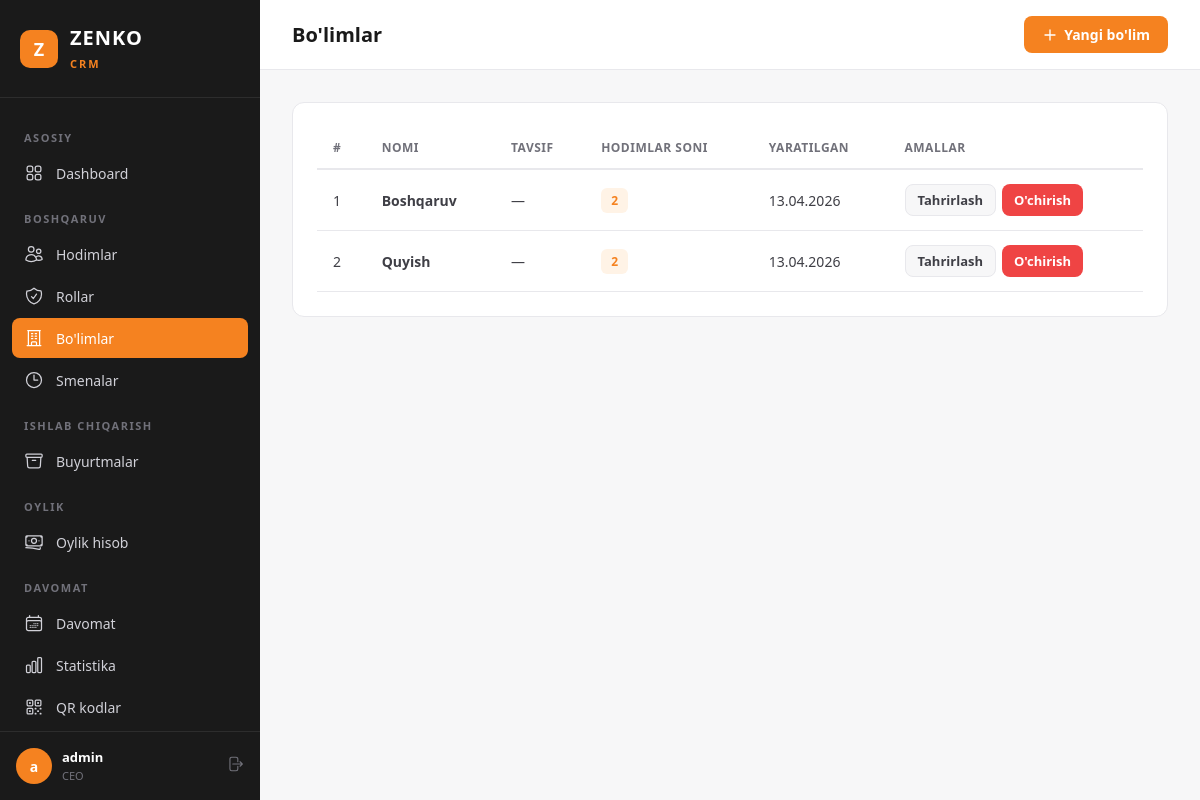
Page /ceo/departments/ (signed in) on the committed database.
### apps/users/models.py (models this page shows, shortened)
class User(AbstractUser):
    first_name = None
    last_name = None
    email = None
    name = models.CharField('Ism', max_length=150)
    phone = models.CharField('Telefon raqam', max_length=20, blank=True)
    role = models.ForeignKey(
        Role,
        verbose_name='Rol',
        on_delete=models.SET_NULL,
        related_name='users',
        null=True,
        blank=True,
    )
    department = models.ForeignKey(
        Department,
        verbose_name='Bo\'lim',
        on_delete=models.SET_NULL,
        related_name='users',
        null=True,
        blank=True,
    )
    shift = models.ForeignKey(
        Shift,
        verbose_name='Smena',
        on_delete=models.SET_NULL,
        related_name='users',
        null=True,
        blank=True,
    )
    branch = models.ForeignKey(
        Branch,
        verbose_name='Filial',
        on_delete=models.PROTECT,
        related_name='users',
        null=True,
        blank=True,
    )
    REQUIRED_FIELDS = ['name']
    class Meta:
        verbose_name = 'Hodim'
        verbose_name_plural = 'Hodimlar'
        ordering = ['-date_joined']

class Department(models.Model):
    name = models.CharField('Nomi', max_length=150)
    description = models.TextField('Tavsif', blank=True)
    branch = models.ForeignKey(
        Branch,
        verbose_name='Filial',
        on_delete=models.PROTECT,
        related_name='departments',
        null=True,
        blank=True,
    )
    created_at = models.DateTimeField(auto_now_add=True)
    class Meta:
        verbose_name = 'Bo\'lim'
        verbose_name_plural = 'Bo\'limlar'
        ordering = ['name']
        unique_together = ['name', 'branch']

### apps/ceo/views.py (the view)
# urls.py: path('departments/', views.DepartmentListView.as_view(), name='department_list'),
class DepartmentListView(CEORequiredMixin, ListView):
    model = Department
    template_name = 'ceo/department_list.html'
    context_object_name = 'departments'
    def get_queryset(self):
        branch = self.get_branch()
        qs = Department.objects.all()
        if branch:
            qs = qs.filter(branch=branch)
        return qs
    def get_context_data(self, **kwargs):
        ctx = super().get_context_data(**kwargs)
        ctx['active_nav'] = 'departments'
        ctx['branch'] = self.get_branch()
        return ctx

### apps/ceo/views.py (called while the page is built)
    def dispatch(self, request, *args, **kwargs):
        if not request.user.is_authenticated:
            return self.handle_no_permission()
        if not (request.user.role and request.user.role.name == 'CEO'):
            if not request.user.is_superuser:
                messages.error(request, 'Sizda bu sahifaga kirish huquqi yo\'q.')
                return redirect('login')
        return super().dispatch(request, *args, **kwargs)

    def get_branch(self):
        return getattr(self.request.user, 'branch', None)

### apps/ceo/templates/ceo/department_list.html (shortened to what this page needs)
{% extends "ceo/base.html" %}
{% block page_title %}Bo'limlar{% endblock %}
{% block topbar_actions %}
<a href="{% url 'ceo:department_create' %}" class="btn btn-primary">
    <svg xmlns="http://www.w3.org/2000/svg" fill="none" viewBox="0 0 24 24" stroke-width="2" stroke="currentColor"><path stroke-linecap="round" stroke-linejoin="round" d="M12 4.5v15m7.5-7.5h-15"/></svg>
    Yangi bo'lim
</a>
{% endblock %}
{% block content %}
<div class="card">
    <div class="table-wrapper">
        <table>
            <thead>
                <tr>
                    <th>#</th>
                    <th>Nomi</th>
                    <th>Tavsif</th>
                    <th>Hodimlar soni</th>
                    <th>Yaratilgan</th>
                    <th>Amallar</th>
                </tr>
            </thead>
            <tbody>
                {% for dep in departments %}
                <tr>
                    <td>{{ forloop.counter }}</td>
                    <td><strong>{{ dep.name }}</strong></td>
                    <td>{{ dep.description|default:"—"|truncatewords:8 }}</td>
                    <td><span class="badge badge-orange">{{ dep.users.count }}</span></td>
                    <td>{{ dep.created_at|date:"d.m.Y" }}</td>
                    <td>
                        <div class="actions-cell">
                            <a href="{% url 'ceo:department_update' dep.pk %}" class="btn btn-secondary btn-sm">Tahrirlash</a>
                            <a href="{% url 'ceo:department_delete' dep.pk %}" class="btn btn-danger btn-sm">O'chirish</a>
                        </div>
                    </td>
                </tr>
                {% endfor %}
            </tbody>
        </table>
    </div>
</div>
{% endblock %}

### apps/ceo/templates/ceo/base.html (shortened to what this page needs)
{% load static %}
<!DOCTYPE html>
<html lang="uz">
<head>
</head>
<body>
    <aside class="sidebar" id="sidebar">
        <div class="sidebar-brand">
            <div class="logo">Z</div>
            <div>
                <span>ZENKO</span><br>
                <small>CRM</small>
            </div>
        </div>
        <nav class="sidebar-nav">
            <div class="nav-label">Asosiy</div>
            <a href="{% url 'ceo:dashboard' %}" class="nav-link {% if active_nav == 'dashboard' %}active{% endif %}">
                Dashboard
            </a>
            <div class="nav-label">Boshqaruv</div>
            <a href="{% url 'ceo:user_list' %}" class="nav-link {% if active_nav == 'users' %}active{% endif %}">
                Hodimlar
            </a>
            <a href="{% url 'ceo:role_list' %}" class="nav-link {% if active_nav == 'roles' %}active{% endif %}">
                Rollar
            </a>
            <a href="{% url 'ceo:department_list' %}" class="nav-link {% if active_nav == 'departments' %}active{% endif %}">
                Bo'limlar
            </a>
            <a href="{% url 'ceo:shift_list' %}" class="nav-link {% if active_nav == 'shifts' %}active{% endif %}">
                <svg xmlns="http://www.w3.org/2000/svg" fill="none" viewBox="0 0 24 24" stroke-width="1.5" stroke="currentColor"><path stroke-linecap="round" stroke-linejoin="round" d="M12 6v6h4.5m4.5 0a9 9 0 1 1-18 0 9 9 0 0 1 18 0Z"/></svg>
                Smenalar
            </a>
            <div class="nav-label">Ishlab chiqarish</div>
            <a href="{% url 'order:order_list' %}" class="nav-link {% if active_nav == 'orders' %}active{% endif %}">
                Buyurtmalar
            </a>
            <div class="nav-label">Oylik</div>
            <a href="{% url 'ceo:salary_list' %}" class="nav-link {% if active_nav == 'salary' %}active{% endif %}">
                Oylik hisob
            </a>
            <div class="nav-label">Davomat</div>
            <a href="{% url 'ceo:attendance_list' %}" class="nav-link {% if active_nav == 'attendance' %}active{% endif %}">
                Davomat
            </a>
            <a href="{% url 'ceo:attendance_stats' %}" class="nav-link {% if active_nav == 'stats' %}active{% endif %}">
                Statistika
            </a>
            <a href="{% url 'ceo:qr_cards_all' %}" class="nav-link {% if active_nav == 'qr_cards' %}active{% endif %}">
                QR kodlar
            </a>
        </nav>
        <div class="sidebar-footer">
            <div class="sidebar-user">
                <div class="avatar">{{ request.user.name|make_list|first|default:"C" }}</div>
                <div class="info">
                    <strong>{{ request.user.name }}</strong>
                    <small>CEO</small>
                </div>
                <a href="{% url 'logout' %}" class="btn-logout" title="Chiqish">
                </a>
            </div>
        </div>
    </aside>
    <div class="main">
        <header class="topbar">
            <div style="display:flex;align-items:center;gap:12px;">
                <h1>{% block page_title %}Dashboard{% endblock %}</h1>
            </div>
            <div class="topbar-actions">
                {% block topbar_actions %}{% endblock %}
            </div>
        </header>
        <div class="content">
            {% block content %}{% endblock %}
        </div>
    </div>
</body>
</html>

### apps/ceo/templates/ceo/base.html (style rules this page uses)
:root { --orange: #F58220; --orange-hover: #E0741A; --orange-light: #FFF3E6; --black: #1A1A1A; --dark: #2D2D2D; --gray-100: #F7F7F8; --gray-200: #E8E8EC; --gray-300: #D1D1D8; --gray-500: #71717A; --gray-700: #3F3F46; --white: #FFFFFF; --red: #EF4444; --green: #22C55E; --sidebar-w: 260px; }
* { margin: 0; padding: 0; box-sizing: border-box; }
body { font-family: 'Segoe UI', system-ui, -apple-system, sans-serif; background: var(--gray-100); color: var(--black); min-height: 100vh; }
.sidebar { position: fixed; top: 0; left: 0; width: var(--sidebar-w); height: 100vh; background: var(--black); display: flex; flex-direction: column; z-index: 100; transition: transform .3s; }
.sidebar-brand { padding: 24px 20px; border-bottom: 1px solid var(--dark); display: flex; align-items: center; gap: 12px; }
.sidebar-brand .logo { width: 38px; height: 38px; background: var(--orange); border-radius: 10px; display: flex; align-items: center; justify-content: center; font-weight: 800; color: var(--white); font-size: 18px; }
.sidebar-brand span { color: var(--white); font-size: 20px; font-weight: 700; letter-spacing: 1px; }
.sidebar-brand small { color: var(--orange); font-size: 11px; font-weight: 600; text-transform: uppercase; letter-spacing: 2px; }
.sidebar-nav { flex: 1; padding: 16px 12px; overflow-y: auto; }
.nav-label { color: var(--gray-500); font-size: 11px; font-weight: 600; text-transform: uppercase; letter-spacing: 1.5px; padding: 16px 12px 8px; }
.nav-link { display: flex; align-items: center; gap: 12px; padding: 10px 12px; color: var(--gray-300); text-decoration: none; border-radius: 8px; font-size: 14px; font-weight: 500; transition: all .2s; margin-bottom: 2px; }
.nav-link.active { background: var(--orange); color: var(--white); }
.nav-link svg { width: 20px; height: 20px; flex-shrink: 0; }
.sidebar-footer { padding: 16px; border-top: 1px solid var(--dark); }
.sidebar-user { display: flex; align-items: center; gap: 10px; color: var(--gray-300); font-size: 13px; }
.sidebar-user .avatar { width: 36px; height: 36px; background: var(--orange); border-radius: 50%; display: flex; align-items: center; justify-content: center; font-weight: 700; color: var(--white); font-size: 14px; }
.sidebar-user .info { flex: 1; }
.sidebar-user .info strong { display: block; color: var(--white); font-size: 13px; }
.sidebar-user .info small { color: var(--gray-500); font-size: 11px; }
.btn-logout { color: var(--gray-500); text-decoration: none; font-size: 13px; transition: color .2s; }
.main { margin-left: var(--sidebar-w); min-height: 100vh; }
.topbar { background: var(--white); border-bottom: 1px solid var(--gray-200); padding: 16px 32px; display: flex; align-items: center; justify-content: space-between; position: sticky; top: 0; z-index: 50; }
.topbar h1 { font-size: 20px; font-weight: 700; color: var(--black); }
.topbar-actions { display: flex; align-items: center; gap: 12px; }
.content { padding: 32px; }
.card { background: var(--white); border-radius: 12px; border: 1px solid var(--gray-200); padding: 24px; margin-bottom: 24px; }
.table-wrapper { overflow-x: auto; }
table { width: 100%; border-collapse: collapse; font-size: 14px; }
table th { text-align: left; padding: 12px 16px; font-weight: 600; color: var(--gray-500); font-size: 12px; text-transform: uppercase; letter-spacing: .5px; border-bottom: 2px solid var(--gray-200); }
table td { padding: 14px 16px; border-bottom: 1px solid var(--gray-200); color: var(--gray-700); }
.btn { display: inline-flex; align-items: center; gap: 6px; padding: 9px 18px; border-radius: 8px; font-size: 14px; font-weight: 600; text-decoration: none; border: none; cursor: pointer; transition: all .2s; }
.btn svg { width: 16px; height: 16px; }
.btn-primary { background: var(--orange); color: var(--white); }
.btn-secondary { background: var(--gray-100); color: var(--gray-700); border: 1px solid var(--gray-200); }
.btn-danger { background: var(--red); color: var(--white); }
.btn-sm { padding: 6px 12px; font-size: 13px; }
.actions-cell { display: flex; gap: 6px; }
.badge { display: inline-block; padding: 4px 10px; border-radius: 6px; font-size: 12px; font-weight: 600; }
.badge-orange { background: var(--orange-light); color: var(--orange); }

### rows in the picture
User: user.name|make_list "a", user.name "admin"
Department: name "Boshqaruv", description "—", users.count "2", created_at "13.04.2026"
Department: name "Quyish", description "—", users.count "2", created_at "13.04.2026"
